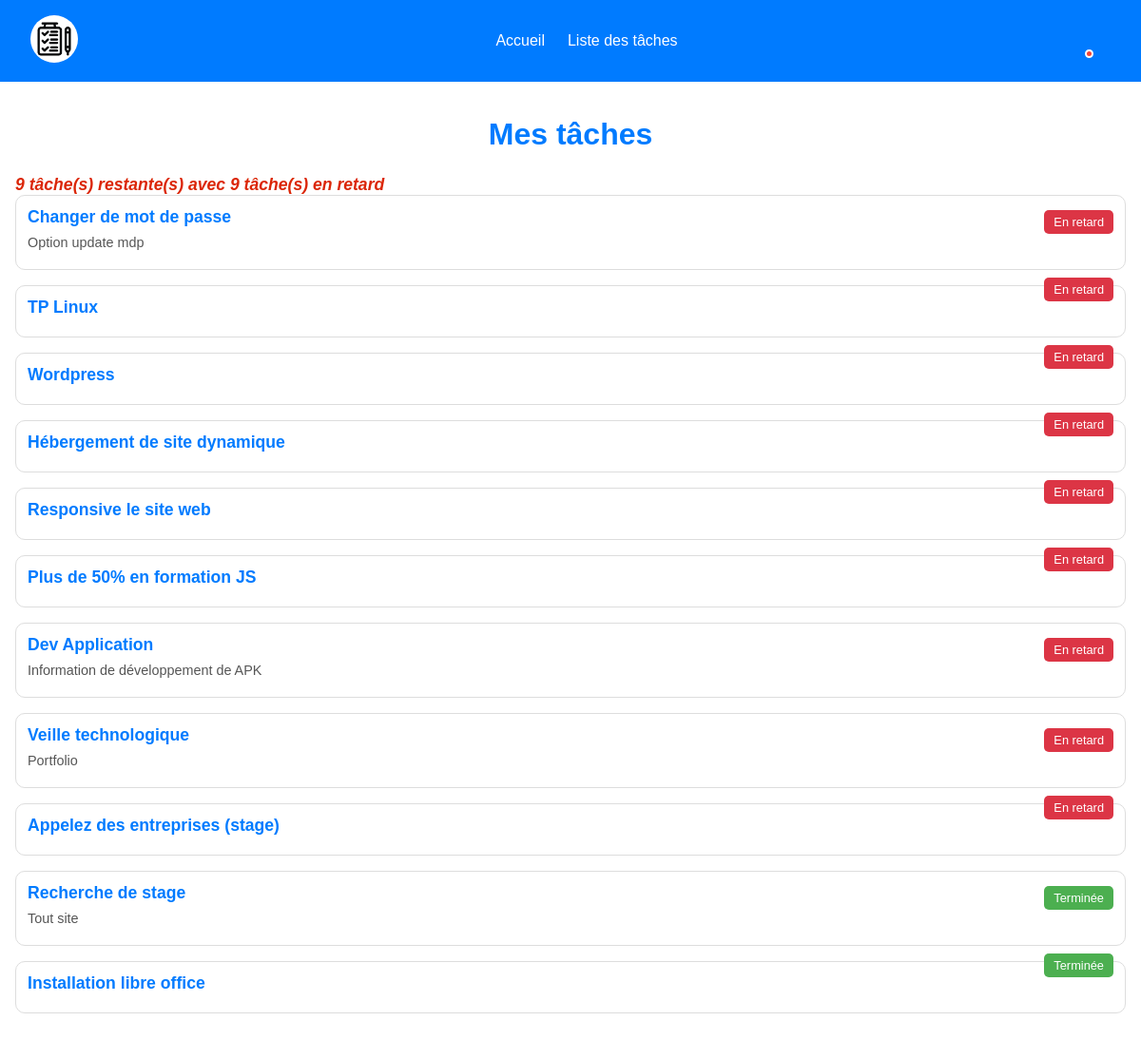
Screenshot of /history.php (signed in) with the database file from the repository.
### tables this page shows
CREATE TABLE `taches` (
  `id_tache` int(10) NOT NULL,
  `titre` varchar(40) NOT NULL,
  `description` text NOT NULL,
  `statut` tinyint(1) NOT NULL,
  `adddate` date NOT NULL DEFAULT current_timestamp(),
  `deadline` datetime DEFAULT NULL,
  `id_user` int(10) NOT NULL
);

### history.php (the view, shortened to what this page needs)
<?php include 'bdd.php';
if(!isset($_SESSION['email'])){
    header('Location: conn.php');
}?><!DOCTYPE html>
<html lang="fr">
<head>
</head>
<body>
    <?php include 'header.php'; ?>
    <div class="app-container">
        <h1>Mes tâches</h1>
        <div class="tasks">
            <ul>
                <?php
                $id = $_SESSION['id_user'];
                $sql = "SELECT * FROM taches JOIN utilisateurs ON utilisateurs.id_user = taches.id_user WHERE taches.id_user = '$id' ORDER BY statut";
                $result = $conn->query($sql);
                $sqlcompt1 = "SELECT COUNT(*) FROM taches WHERE id_user = $id AND statut = 0";
                $resultcompt1 = $conn->query($sqlcompt1);
                $rowcompt1 = $resultcompt1->fetch();
                $sqlcompt = "SELECT COUNT(*) FROM taches WHERE id_user = $id AND statut = 0 AND deadline < NOW()";
                $resultcompt = $conn->query($sqlcompt);
                $rowcompt = $resultcompt->fetch();
                echo "<i> ".$rowcompt1[0]." tâche(s) restante(s) avec ".$rowcompt[0]." tâche(s) en retard</i>";
                if ($result->rowCount() > 0) {
                    foreach ($result as $resulte) {
                        if ($_SESSION['email'] == $resulte['email']) {
                            if ($resulte['statut'] == 0) {
                                if ($resulte['deadline'] < date('Y-m-d H:i:s', time()) ) {
                                    $resulte['statut'] = "En retard";
                                    $color = "#dc3545";
                                }else{
                                    $resulte['statut'] = "En cours";
                                $color = "#f2b706";
                                }
                            } else {
                                $resulte['statut'] = "Terminée";
                                $color = "#4CAF50";
                            }
                ?>
                            <li class="task-item">
                                <div class="task-content">
                                    <h3><?php echo htmlspecialchars($resulte['titre']); ?></h3>
                                    <p><?php echo htmlspecialchars($resulte['description']); ?></p>
                                    <button class="status-btn" style="background-color: <?php echo htmlspecialchars($color); ?>"><?php echo htmlspecialchars($resulte['statut']); ?></button>
                                </div>
                            </li>
                <?php
                        } else {
                            echo "<p>Une erreur s'est produite.</p>";
                        }
                    }
                } else {
                    echo "<h3>Aucune tâche pour l'instant.</h3>";
                }
                ?>
            </ul>
        </div>
    </div>
</body>
</html>

### history.php (style rules this page uses)
body { font-family: 'Arial', sans-serif; background-color: #f4f4f9; margin: 0; padding: 0; color: #333; }
.app-container { max-width: 800px; margin: 2rem auto; padding: 1rem; background-color: #fff; border-radius: 10px; box-shadow: 0 4px 8px rgba(0, 0, 0, 0.1); }
h1 { text-align: center; color: #007BFF; margin-bottom: 1.5rem; }
.tasks ul { list-style: none; padding: 0; }
.task-item { background-color: #fff; border: 1px solid #ddd; border-radius: 10px; margin-bottom: 1rem; padding: 1rem; transition: transform 0.2s ease, box-shadow 0.2s ease; }
.task-content h3 { margin: 0; font-size: 1.25rem; color: #007BFF; }
.task-content p { margin: 0.5rem 0; color: #555; }
.status-btn { border: none; border-radius: 5px; color: #fff; font-size: 1rem; padding: 5px 10px; float: right; margin-top: -60px; }
i { font-style: italic; color: #888; font-size: 1.1rem; color:rgb(219, 38, 6); font-weight: bold; }
@media (max-width: 1200px) { .app-container { padding: 1rem; max-width: 100%; margin: 0; border-radius: 0; } }
@media (max-width: 1200px) { .task-item { padding: 0.75rem; } }
@media (max-width: 1200px) { .task-item { animation: fadeIn 0.5s ease; } }
@media (max-width: 1200px) { .task-content h3 { font-size: 1.1rem; } }
@media (max-width: 1200px) { .task-content p { font-size: 0.9rem; } }
@media (max-width: 1200px) { .status-btn { padding: 5px 10px; border: none; border-radius: 5px; font-size: 0.8rem; color: white; float: right; margin-top: -50px; } }

### header.php (style rules this page uses)
body { margin: 0; padding: 0; font-family: 'Arial', sans-serif; }

### rows the page displays
taches: titre "Changer de mot de passe", description "Option update mdp", statut "En retard"
taches: titre "TP Linux", statut "En retard"
taches: titre "Wordpress", statut "En retard"
taches: titre "Hébergement de site dynamique", statut "En retard"
taches: titre "Responsive le site web", statut "En retard"
taches: titre "Plus de 50% en formation JS", statut "En retard"
taches: titre "Dev Application", description "Information de développement de APK", statut "En retard"
taches: titre "Veille technologique", description "Portfolio", statut "En retard"
taches: titre "Appelez des entreprises (stage)", statut "En retard"
taches: titre "Recherche de stage", description "Tout site", statut "Terminée"
taches: titre "Installation libre office", statut "Terminée"

### other values shown
$rowcompt1[0] "9"
$rowcompt[0] "9"
